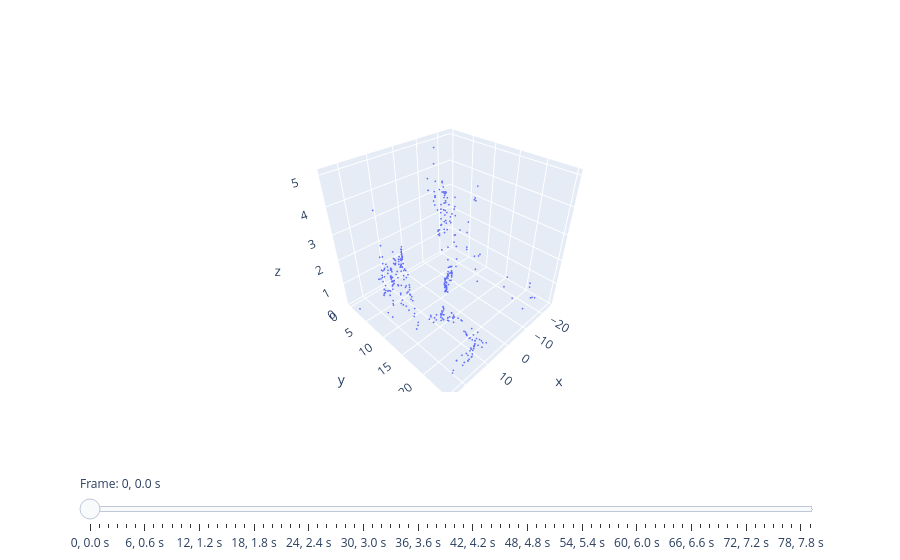

Notebook code cell kept with this figure:
### Code cell
fig = go.Figure()

for i in range(80):
    fig.add_trace(
        go.Scatter3d(
            visible = False,
            mode = 'markers',
            marker = dict(size = 1),
            x = coord_by_frame[i]['xr'],
            y = coord_by_frame[i]['yr'],
            z = coord_by_frame[i]['z']
        )
    )
    fig.update_scenes(xaxis =dict(maxallowed=50, minallowed=-50), yaxis=dict(maxallowed=50,minallowed=-50), zaxis=dict(maxallowed=10,minallowed = 0))

fig.data[0].visible = True

steps = []
for i in range(len(fig.data)):
    step = dict(
        method = 'update',
        args= [{'visible':[False]*len(fig.data)}],
        label = f'{str(i)}, {i/10} s',
    )
    step['args'][0]['visible'][i] = True
    steps.append(step)

sliders = [dict(
    active = 0,
    currentvalue = {'prefix': "Frame: ",},
    pad={'t':80},
    steps = steps
)]

fig.update_layout(
    sliders = sliders
)

fig.show()
